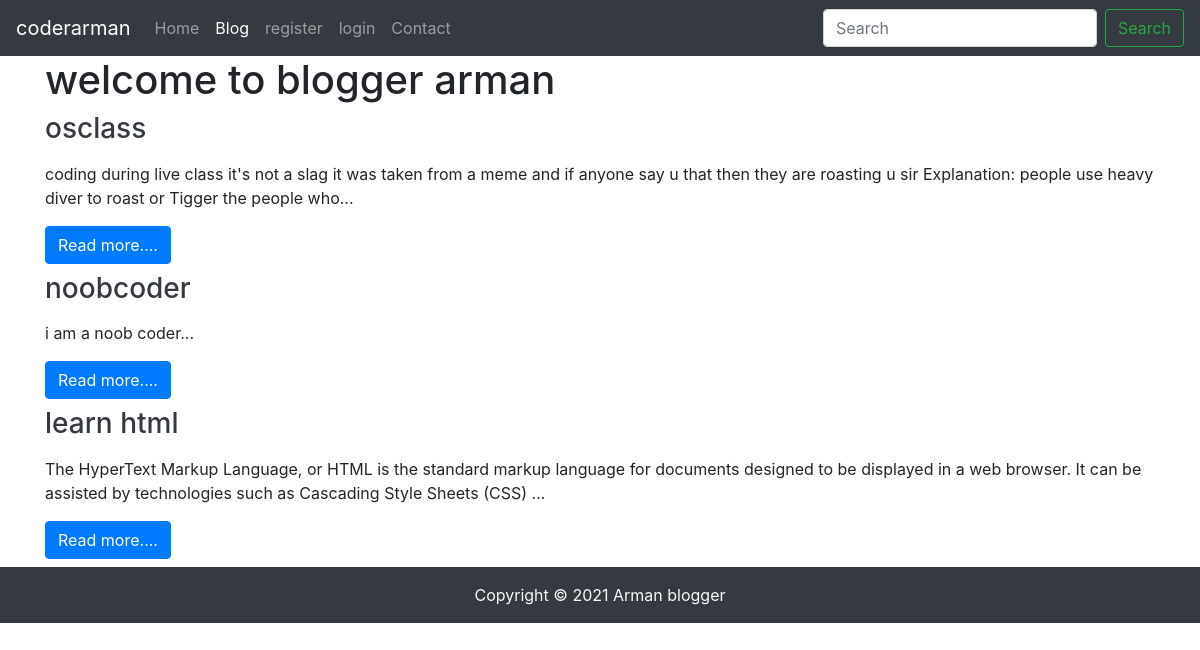
Screenshot of /blog/ with the database file from the repository.
### home/models.py (models this page shows, shortened)
class Blog(models.Model):
    sno= models.AutoField(primary_key=True)
    title =models.CharField( max_length=200)
    context= models.TextField()
    slug=models.CharField( max_length=100)
    time= models.DateTimeField(auto_now_add=True)

### home/views.py (the view)
# urls.py: 2. Add a URL to urlpatterns:  path('blog/', include('blog.urls'))
def blog(request):
    blogs=Blog.objects.all()
    context={
        "blogs":blogs
    }
    return render(request,'blog.html',context)

### templates/blog.html
{% extends 'base.html' %}
{% block blogactive %}active{% endblock blogactive %}
{% block body %}
<div class="container">
<h1 class="text-ceter">
welcome to blogger arman
</h1>
{% for blog in blogs %}
<div class="my-2">
  <div class="media-body">
    <h3 class="mt-0"> <a href='/blogpost/{{blog.slug}}' class='text-dark'> {{blog.title}} </a> </h3>
    <div class="my-3">
    {{blog.context |slice:200}}...
    </div>
  </div>
<button class=" btn btn-primary">Read more....</button>
</div>
{% endfor %}
</div>
{% endblock body %}

### templates/base.html (shortened to what this page needs)
<!doctype html>
<html lang="en">
  <head>
    <link rel="stylesheet" href="https://maxcdn.bootstrapcdn.com/bootstrap/4.0.0/css/bootstrap.min.css">
  </head>
  <body>
    <nav class="navbar navbar-expand-lg navbar-dark text-light bg-dark">
  <a class="navbar-brand" href="/">coderarman</a>
  <div class="collapse navbar-collapse" id="navbarSupportedContent">
    <ul class="navbar-nav mr-auto">
      <li class="nav-item {% block indexactive %}{% endblock indexactive %}">
        <a class="nav-link" href="/">Home </a>
      </li>
      <li class="nav-item {% block blogactive %}{% endblock blogactive %}">
        <a class="nav-link" href="/blog">Blog</a>
      </li>
         {% if user.is_authenticated %}
            <li>hey, {{user.first_name}}</li>
            <li class="nav-item {% block logoutactive %}{% endblock logoutactive %}">
             <a class="nav-link" href="/logout">Logout</a>
            </li>
          {% else %}
          <li class="nav-item {% block registeractive %}{% endblock registeractive %}">
          <a class="nav-link" href="/register">register</a>
          </li>
          <li class="nav-item {% block loginactive %}{% endblock loginactive %}">
          <a class="nav-link" href="/login">login</a>
          </li>
          {% endif %}
      <li class="nav-item {% block contactactive %}{% endblock contactactive %}">
        <a class="nav-link" href="/contact">Contact</a>
      </li>
    </ul>
    <form class="form-inline my-2 my-lg-0">
      <input class="form-control mr-sm-2" type="search" placeholder="Search" aria-label="Search">
      <button class="btn btn-outline-success my-2 my-sm-0" type="submit"    >Search</button>
    </form>
  </div>
</nav>
    {% block body %}{% endblock body %}
    <footer class="text-center py-3 text-light bg-dark">
    Copyright &copy 2021 Arman blogger
    </footer>
  </body>
</html>

### rows the page displays
Blog: title "osclass", context "coding during live class it's not a slag it was taken from a meme and if anyone say u that then they are roasting u sir Explanation: people use heavy diver to roast or Tigger the people who"
Blog: title "noobcoder", context "i am a noob coder"
Blog: title "learn html", context "The HyperText Markup Language, or HTML is the standard markup language for documents designed to be displayed in a web browser. It can be assisted by technologies such as Cascading Style Sheets (CSS)"
